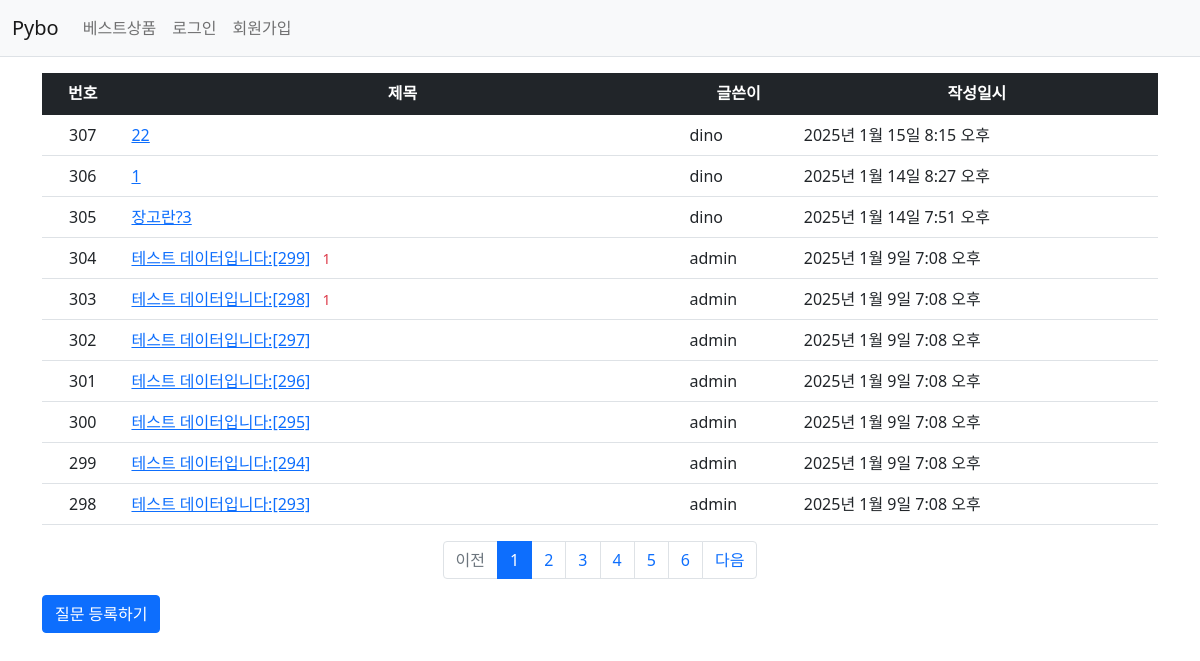
The page /pybo2/ on the database its author committed.
### pybo2/models.py (models this page shows, shortened)
class Question(models.Model):
    author = models.ForeignKey(User, on_delete=models.CASCADE)
    subject = models.CharField(max_length=200)
    content = models.TextField()
    create_date = models.DateTimeField()
    modify_date = models.DateTimeField(null=True, blank=True)

### pybo2/views.py (the view)
# urls.py: path('', views.index, name='index'),
def index(request):
    page = request.GET.get('page', '1')  # 페이지
    question_list = Question.objects.order_by('-create_date')
    paginator = Paginator(question_list, 10)  # 페이지당 10개씩 보여주기
    page_obj = paginator.get_page(page)
    context = {'question_list': page_obj}
    return render(request, 'pybo2/question_list.html', context)

### pybo2/templatetags/pybo_filter.py (called while the page is built)
@register.filter
def sub(value, arg):
    return value - arg

### templates/pybo2/question_list.html
{% extends 'base.html' %}
{% load pybo_filter %}
{% block content %}
<div class="container my-3">
    <table class="table">
        <thead>
        <tr class="text-center table-dark">
            <th>번호</th>
            <th style="width:50%">제목</th>
            <th>글쓴이</th>
            <th>작성일시</th>
        </tr>
        </thead>
        <tbody>
        {% if question_list %}
        {% for question in question_list %}
        <tr>
             <td class="text-center">
                {{ question_list.paginator.count|sub:question_list.start_index|sub:forloop.counter0|add:1 }}
            </td>
            <td>
                <a href="{% url 'pybo2:detail' question.id %}">{{ question.subject }}</a>
                {% if question.answer_set.count > 0 %}
                <span class="text-danger small mx-2">{{ question.answer_set.count }}</span>
                {% endif %}
            </td>
              <td>{{ question.author.username }}</td>
            <td>{{ question.create_date }}</td>
        </tr>
        {% endfor %}
        {% else %}
        <tr>
             <td colspan="4">질문이 없습니다.</td>
        </tr>
        {% endif %}
        </tbody>
    </table>
    <ul class="pagination justify-content-center">
        {% if question_list.has_previous %}
        <li class="page-item">
            <a class="page-link" href="?page={{ question_list.previous_page_number }}">이전</a>
        </li>
        {% else %}
        <li class="page-item disabled">
            <a class="page-link" tabindex="-1" aria-disabled="true" href="#">이전</a>
        </li>
        {% endif %}
        {% for page_number in question_list.paginator.page_range %}
        {% if page_number >= question_list.number|add:-5 and page_number <= question_list.number|add:5 %}
        {% if page_number == question_list.number %}
        <li class="page-item active" aria-current="page">
            <a class="page-link" href="?page={{ page_number }}">{{ page_number }}</a>
        </li>
        {% else %}
        <li class="page-item">
            <a class="page-link" href="?page={{ page_number }}">{{ page_number }}</a>
        </li>
        {% endif %}
        {% endif %}
        {% endfor %}
        {% if question_list.has_next %}
        <li class="page-item">
            <a class="page-link" href="?page={{ question_list.next_page_number }}">다음</a>
        </li>
        {% else %}
        <li class="page-item disabled">
            <a class="page-link" tabindex="-1" aria-disabled="true" href="#">다음</a>
        </li>
        {% endif %}
    </ul>
    <a href="{% url 'pybo2:question_create' %}" class="btn btn-primary">질문 등록하기</a>
</div>
{% endblock %}

### templates/base.html (shortened to what this page needs)
{% load static %}
<!doctype html>
<html lang="ko">
<head>
    <link rel="stylesheet" type="text/css" href="{% static 'bootstrap.min.css' %}">
    <link rel="stylesheet" type="text/css" href="{% static 'style.css' %}">
</head>
<body>
{% include "navbar.html" %}
{% block content %}
{% endblock %}
</body>
</html>

### templates/navbar.html (shortened to what this page needs)
<nav class="navbar navbar-expand-lg navbar-light bg-light border-bottom">
    <div class="container-fluid">
        <a class="navbar-brand" href="{% url 'pybo2:index' %}">Pybo</a>
        <div class="collapse navbar-collapse" id="navbarSupportedContent">
            <ul class="navbar-nav me-auto mb-2 mb-lg-0">
                <li class="nav-item">
                    <a class="nav-link" href="{% url 'pybo2:json' %}">베스트상품</a>
                </li>
                <li class="nav-item">
                    {% if user.is_authenticated %}
                    <a class="nav-link" href="{% url 'common:logout' %}">{{ user.username }} (로그아웃)</a>
                    {% else %}
                    <a class="nav-link" href="{% url 'common:login' %}">로그인</a>
                    {% endif %}
                </li>
                <li>
                    {% if not user.is_authenticated %}
                    <a class="nav-link" href="{% url 'common:signup' %}">회원가입</a>
                    {% endif %}
                </li>
            </ul>
        </div>
    </div>
</nav>

### rows shown on the page
Question: paginator.count|sub "307", subject "22", author.username "dino", create_date "2025년 1월 15일 8:15 오후"
Question: paginator.count|sub "306", subject "1", author.username "dino", create_date "2025년 1월 14일 8:27 오후"
Question: paginator.count|sub "305", subject "장고란?3", author.username "dino", create_date "2025년 1월 14일 7:51 오후"
Question: paginator.count|sub "304", subject "테스트 데이터입니다:[299]", answer_set.count "1", author.username "admin", create_date "2025년 1월 9일 7:08 오후"
Question: paginator.count|sub "303", subject "테스트 데이터입니다:[298]", answer_set.count "1", author.username "admin", create_date "2025년 1월 9일 7:08 오후"
Question: paginator.count|sub "302", subject "테스트 데이터입니다:[297]", author.username "admin", create_date "2025년 1월 9일 7:08 오후"
Question: paginator.count|sub "301", subject "테스트 데이터입니다:[296]", author.username "admin", create_date "2025년 1월 9일 7:08 오후"
Question: paginator.count|sub "300", subject "테스트 데이터입니다:[295]", author.username "admin", create_date "2025년 1월 9일 7:08 오후"
Question: paginator.count|sub "299", subject "테스트 데이터입니다:[294]", author.username "admin", create_date "2025년 1월 9일 7:08 오후"
Question: paginator.count|sub "298", subject "테스트 데이터입니다:[293]", author.username "admin", create_date "2025년 1월 9일 7:08 오후"

### other values the page prints
{{ page_number }} "1"
{{ page_number }} "2" "3" "4" "5" "6"
